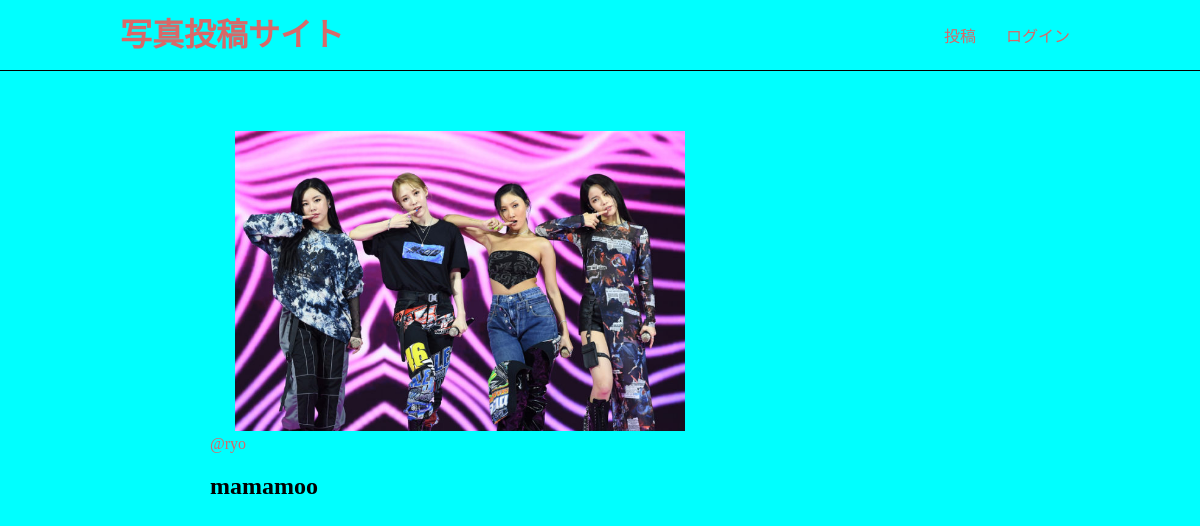
Screenshot of /photos/5/ with the database file from the repository.
### app/models.py (models this page shows, shortened)
class Photo(models.Model):
    title = models.CharField(max_length=150)
    comment = models.TextField(blank=True)
    image = models.ImageField(upload_to='photos')
    category = models.ForeignKey(Category,
                                on_delete=models.PROTECT) # 追加
    user = models.ForeignKey(User, on_delete=models.CASCADE)
    created_at = models.DateTimeField(auto_now=True)

### app/views.py (the view)
# urls.py: path('photos/<int:pk>/', views.photos_detail, name='photos_detail'),
def photos_detail(request, pk):
        photo = get_object_or_404(Photo, pk=pk)
        return render(request, 'app/photos_detail.html', {'photo': photo})

### app/templates/app/photos_detail.html (shortened to what this page needs)
{% extends 'app/base.html' %} {% block content %}
<div class="photo-detail">
  <img src="{{ photo.image.url }}" class="photo-img" />
  <div class="photo-info">
    <a
      href="{% url 'app:users_detail'
                      photo.user.id %}"
      >@{{ photo.user }}</a
    >
  </div>
  <h2>{{ photo.title }}</h2>
</div>
{% endblock %}

### static/css/style.css (style rules this page uses)
html, body { margin: 0; background-color: cyan; }
div { box-sizing: border-box; }
a { text-decoration: none; color: rgb(216, 104, 104); }
.photo-img { width: 100%; max-width: 500px; height: 300px; object-fit: cover; border-radius: 4px; }
.photo-detail .photo-img { object-fit: contain; }

### rows the page displays
Photo: image (picture), user "ryo", title "mamamoo"
